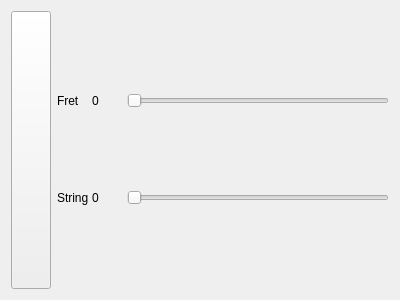
<?xml version="1.0" encoding="UTF-8"?>
<ui version="4.0">
 <class>EdgeSettingsWidget</class>
 <widget class="QWidget" name="EdgeSettingsWidget">
  <property name="geometry">
   <rect>
    <x>0</x>
    <y>0</y>
    <width>400</width>
    <height>300</height>
   </rect>
  </property>
  <property name="windowTitle">
   <string>Form</string>
  </property>
  <layout class="QHBoxLayout" name="horizontalLayout" stretch="0,1">
   <item>
    <widget class="QPushButton" name="rotationButton">
     <property name="sizePolicy">
      <sizepolicy hsizetype="Preferred" vsizetype="Expanding">
       <horstretch>0</horstretch>
       <verstretch>0</verstretch>
      </sizepolicy>
     </property>
     <property name="text">
      <string/>
     </property>
     <property name="checkable">
      <bool>true</bool>
     </property>
    </widget>
   </item>
   <item>
    <widget class="QStackedWidget" name="stackedWidget">
     <property name="currentIndex">
      <number>0</number>
     </property>
     <widget class="QWidget" name="clockwizePage">
      <layout class="QGridLayout" name="gridLayout_3" columnstretch="0,0,1" columnminimumwidth="0,35,0">
       <property name="leftMargin">
        <number>0</number>
       </property>
       <property name="topMargin">
        <number>0</number>
       </property>
       <property name="rightMargin">
        <number>0</number>
       </property>
       <property name="bottomMargin">
        <number>0</number>
       </property>
       <property name="spacing">
        <number>0</number>
       </property>
       <item row="1" column="2">
        <widget class="QSlider" name="clockStringSlider">
         <property name="orientation">
          <enum>Qt::Horizontal</enum>
         </property>
        </widget>
       </item>
       <item row="1" column="1">
        <widget class="QLabel" name="clockStringValLabel">
         <property name="text">
          <string>0</string>
         </property>
        </widget>
       </item>
       <item row="0" column="2">
        <widget class="QSlider" name="clockFretSlider">
         <property name="orientation">
          <enum>Qt::Horizontal</enum>
         </property>
        </widget>
       </item>
       <item row="0" column="1">
        <widget class="QLabel" name="clockFretValLabel">
         <property name="text">
          <string>0</string>
         </property>
        </widget>
       </item>
       <item row="0" column="0">
        <widget class="QLabel" name="fretLabel">
         <property name="text">
          <string>Fret</string>
         </property>
        </widget>
       </item>
       <item row="1" column="0">
        <widget class="QLabel" name="stringLabel">
         <property name="text">
          <string>String </string>
         </property>
        </widget>
       </item>
      </layout>
     </widget>
     <widget class="QWidget" name="antiClockwizePage">
      <layout class="QGridLayout" name="gridLayout_4" rowstretch="0,0" columnstretch="0,0,0,1" columnminimumwidth="0,35,0,0">
       <property name="leftMargin">
        <number>0</number>
       </property>
       <property name="topMargin">
        <number>0</number>
       </property>
       <property name="rightMargin">
        <number>0</number>
       </property>
       <property name="bottomMargin">
        <number>0</number>
       </property>
       <property name="spacing">
        <number>0</number>
       </property>
       <item row="1" column="1" colspan="2">
        <widget class="QLabel" name="antiStringValLabel">
         <property name="text">
          <string>0</string>
         </property>
        </widget>
       </item>
       <item row="0" column="1" colspan="2">
        <widget class="QLabel" name="antiFretValLabel">
         <property name="text">
          <string>0</string>
         </property>
        </widget>
       </item>
       <item row="0" column="3">
        <widget class="QSlider" name="antiFretSlider">
         <property name="orientation">
          <enum>Qt::Horizontal</enum>
         </property>
        </widget>
       </item>
       <item row="1" column="3">
        <widget class="QSlider" name="antiStringSlider">
         <property name="orientation">
          <enum>Qt::Horizontal</enum>
         </property>
        </widget>
       </item>
       <item row="0" column="0">
        <widget class="QLabel" name="fretLabel_2">
         <property name="text">
          <string>Fret</string>
         </property>
        </widget>
       </item>
       <item row="1" column="0">
        <widget class="QLabel" name="stringLabel_2">
         <property name="text">
          <string>String</string>
         </property>
        </widget>
       </item>
      </layout>
     </widget>
    </widget>
   </item>
  </layout>
 </widget>
 <resources/>
 <connections/>
</ui>
